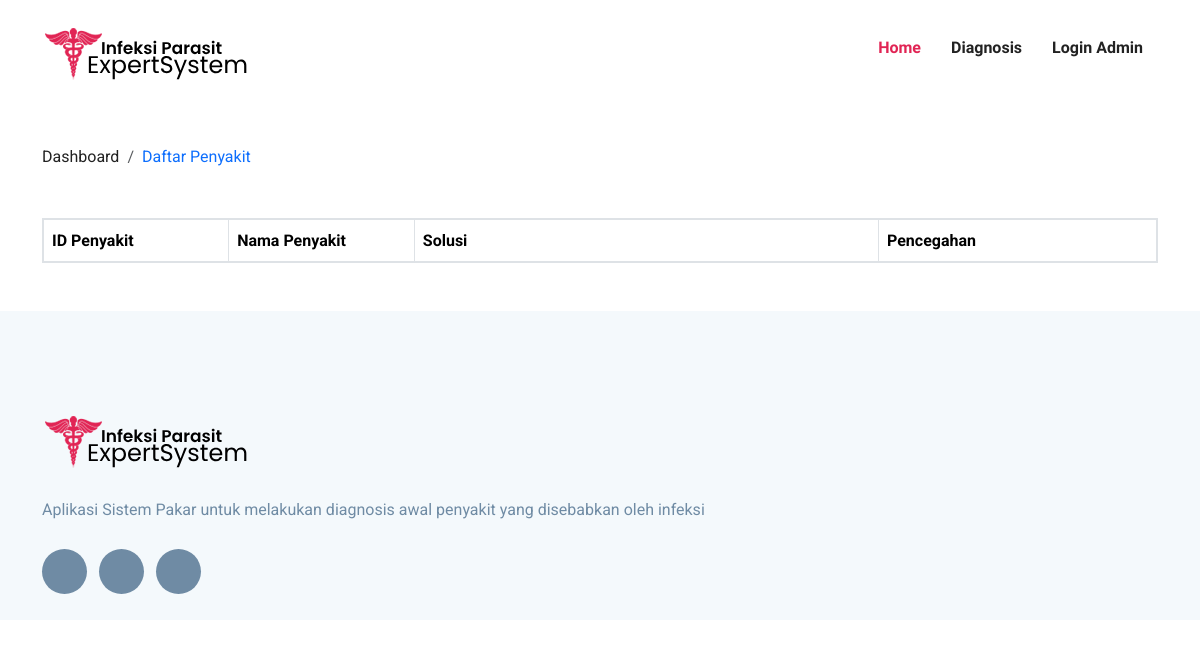
The page /penyakit/ on the database as committed earlier.
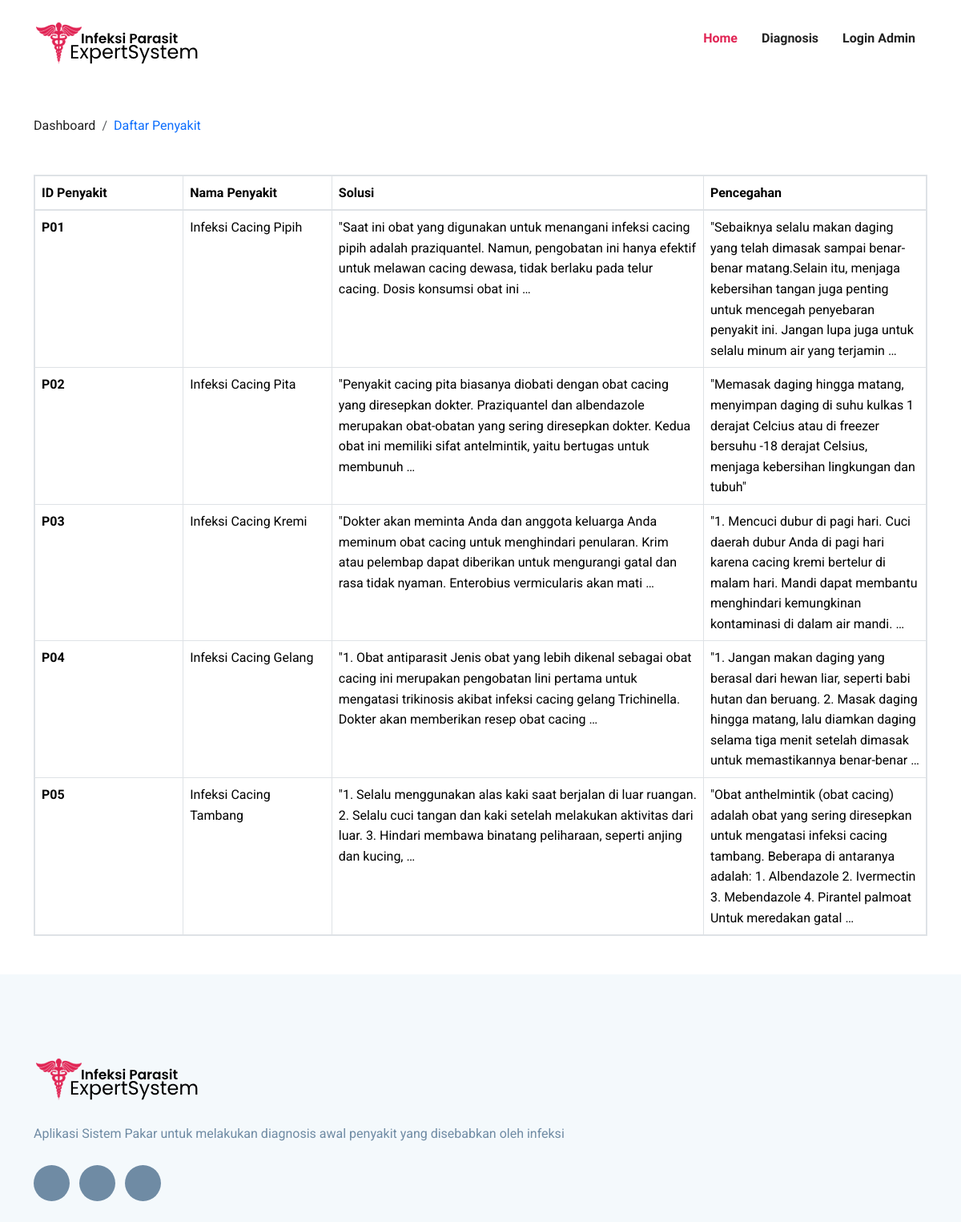
The same page on the database as committed later.
### DomainPakar/models.py (models this page shows, shortened)
class Penyakit(models.Model):
    IDPenyakit = models.CharField(max_length=4, null=True, blank=True)
    NamaPenyakit = models.CharField(max_length=100, null=True, blank=True)
    Definisi = models.TextField(null=True, blank=True)
    Solusi = models.TextField(null=True, blank=True)
    Pencegahan = models.TextField(null=True, blank=True)
    GejalaPenyakit = models.ManyToManyField(Gejala, blank=True)

### DomainPakar/views.py (the view, shortened to what this page needs)
# urls.py: path('penyakit/', PakarViews.penyakitView),
def penyakitView(request):
    userLogin = request.user.is_authenticated and request.user.is_superuser
    penyakitObj = Penyakit.objects.all()
    gejalaObj = Gejala.objects.all()
    contexts = {
        'login': userLogin,
        'penyakits': penyakitObj,
        'gejalas': gejalaObj
    }
    return render(request=request, context=contexts, template_name='penyakit.html')

### DomainPakar/templates/penyakit.html (shortened to what this page needs)
{% extends 'base.html' %}
{% block content %}
<div class="container">
     <nav class="mt-5" aria-label="breadcrumb">
          <ol class="breadcrumb">
               <li class="breadcrumb-item"><a href="/">Dashboard</a></li>
               <li class="breadcrumb-item text-primary" aria-current="page">Daftar Penyakit</li>
          </ol>
     </nav>
     {% if login %}
     <table class="table my-5 table-bordered table-secondary border-2">
          {% else %}
          <table class="table my-5 table-bordered border-2">
               {% endif %}
               <thead>
                    <tr>
                         <th class="col-2" scope="col">ID Penyakit</th>
                         <th class="col-2" scope="col">Nama Penyakit</th>
                         <th class="col-5" scope="col">Solusi</th>
                         <th class="col-4" scope="col">Pencegahan</th>
                    </tr>
               </thead>
               <tbody>
                    {% for penyakit in penyakits %}
                    <tr>
                         <th scope="row">{{ penyakit.IDPenyakit }}</th>
                         <td>{{ penyakit.NamaPenyakit }}</td>
                         <td>{{ penyakit.Solusi | truncatewords:30 }}</td>
                         <td>{{ penyakit.Pencegahan | truncatewords:30 }}</td>
                    </tr>
                    {% endfor %}
               </tbody>
          </table>
</div>
{% endblock %}

### templates/base.html (shortened to what this page needs)
{% load static %}
<!DOCTYPE html>
<html lang="en">
<head>
	<link rel="stylesheet" href="{% static 'plugins/bootstrap/bootstrap.min.css' %}">
	<link rel="stylesheet" href="{% static 'plugins/icofont/icofont.min.css' %}">
	<link rel="stylesheet" href="{% static 'plugins/slick-carousel/slick/slick.css' %}">
	<link rel="stylesheet" href="{% static 'plugins/slick-carousel/slick/slick-theme.css' %}">
	<link href="https://cdn.jsdelivr.net/npm/bootstrap@5.3.2/dist/css/bootstrap.min.css" rel="stylesheet"
>
	<link rel="stylesheet" href="{% static 'css/style.css' %}">
</head>
<body id="top">
	<header>
		<nav class="navbar navbar-expand-lg navigation" id="navbar">
			<div class="container">
				<a class="navbar-brand" href="/">
					{% if user.username == 'admin' %}
					<img src="{% static 'images/logoAdmin.png' %}" alt="" class="img-fluid">
					{% else %}
					<img src="{% static 'images/logo.png' %}" alt="" class="img-fluid">
					{% endif %}
				</a>
				<div class="collapse navbar-collapse" id="navbarmain">
					<ul class="navbar-nav ml-auto">
						{% if login %}
						<li class="nav-item"><a class="nav-link" href="/dashboard">Dashboard</a></li>
						<li class="nav-item"><a class="nav-link" href="/rekam-medis">Riwayat Medis</a></li>
						<li class="nav-item dropdown">
							<a class="nav-link dropdown-toggle" href="#" role="button" data-bs-toggle="dropdown"
								aria-expanded="false">
								Knowledge Base <i class="bi bi-caret-down-square"></i>
							</a>
							<ul class="dropdown-menu">
								<li><a class="nav-link" href="/gejala">Daftar Gejala</a></li>
								<li><a class="nav-link" href="/penyakit">Daftar Penyakit</a></li>
								<li><a class="nav-link" href="/certain-factor">Nilai CF</a></li>
								<li>
									<hr class="dropdown-divider">
								</li>
							</ul>
						</li>
						<li class="nav-item"><a class="nav-link" href="/logout">logout <i
									class="bi bi-box-arrow-right"></i></a></li>
						{% else %}
						<li class="nav-item active"><a class="nav-link" href="/">Home</a></li>
						<li class="nav-item"><a class="nav-link" href="/konsultasi">Diagnosis</a></li>
						<li class="nav-item"><a class="nav-link" href="/login">login Admin</a></li>
						{% endif %}
					</ul>
				</div>
			</div>
		</nav>
	</header>
	{% block content %}
	{% endblock %}
	<footer class="footer section gray-bg">
		<div class="container">
			<div class="row">
				<div class="col-lg-12 col-sm-6">
					<div class="widget mb-5 mb-lg-0">
						<div class="logo mb-4">
							<img src="{% static 'images/logo.png' %}" alt="" class="img-fluid">
						</div>
						<p>Aplikasi Sistem Pakar untuk melakukan diagnosis awal penyakit yang disebabkan oleh
							infeksi</p>
						<ul class="list-inline footer-socials mt-4">
							<li class="list-inline-item">
								<a href=""><i class="icofont-facebook"></i></a>
							</li>
							<li class="list-inline-item">
								<a href=""><i class="icofont-twitter"></i></a>
							</li>
							<li class="list-inline-item">
								<a href=""><i class="icofont-linkedin"></i></a>
							</li>
						</ul>
					</div>
				</div>
			</div>
		</div>
	</footer>
	{% load sweetify %}
</body>
</html>

### static/css/style.css (style rules this page uses)
html { overflow-x: hidden; }
body { line-height: 1.6; font-family: "Roboto", sans-serif; -webkit-font-smoothing: antialiased; font-size: 16px; color: #6F8BA4; font-weight: 400; overflow-x: hidden; }
p { line-height: 30px; }
.section { padding: 100px 0; }
a { color: #222; text-decoration: none; transition: all 0.35s ease; }
.gray-bg { background: #f4f9fc; }
#navbarmain .nav-link { font-weight: 600; padding: 15px 15px; color: #222; font-family: "Exo", sans-serif; text-transform: capitalize; font-size: 16px; transition: all 0.25s ease; }
#navbarmain .nav-link:hover, #navbarmain .active .nav-link { color: #e12454; }
.navbar-brand { margin-top: 10px; }
.footer { padding-bottom: 10px; }
.logo { font-weight: 600; letter-spacing: 1px; }
.footer-socials li a { width: 45px; height: 45px; background: #6F8BA4; color: #fff; display: inline-block; text-align: center; border-radius: 100%; padding-top: 12px; }

Rows that differ between the two databases and show on the page:
added Penyakit: IDPenyakit "P01", NamaPenyakit "Infeksi Cacing Pipih", Solusi "\"Saat ini obat yang digunakan untuk menangani infeksi cacing pipih adalah praziquantel. Namun, pengobatan ini hanya efektif untuk melawan cacing dewasa, tidak berlaku pada telur cacing. Dosis konsumsi obat ini …", Pencegahan "\"Sebaiknya selalu makan daging yang telah dimasak sampai benar-benar matang.Selain itu, menjaga kebersihan tangan juga penting untuk mencegah penyebaran penyakit ini. Jangan lupa juga untuk selalu minum air yang terjamin …"
added Penyakit: IDPenyakit "P02", NamaPenyakit "Infeksi Cacing Pita", Solusi "\"Penyakit cacing pita biasanya diobati dengan obat cacing yang diresepkan dokter. Praziquantel dan albendazole merupakan obat-obatan yang sering diresepkan dokter. Kedua obat ini memiliki sifat antelmintik, yaitu bertugas untuk membunuh …", Pencegahan "\"Memasak daging hingga matang, menyimpan daging di suhu kulkas 1 derajat Celcius atau di freezer bersuhu -18 derajat Celsius, menjaga kebersihan lingkungan dan tubuh\""
added Penyakit: IDPenyakit "P03", NamaPenyakit "Infeksi Cacing Kremi", Solusi "\"Dokter akan meminta Anda dan anggota keluarga Anda meminum obat cacing untuk menghindari penularan. Krim atau pelembap dapat diberikan untuk mengurangi gatal dan rasa tidak nyaman. Enterobius vermicularis akan mati …", Pencegahan "\"1. Mencuci dubur di pagi hari. Cuci daerah dubur Anda di pagi hari karena cacing kremi bertelur di malam hari. Mandi dapat membantu menghindari kemungkinan kontaminasi di dalam air mandi. …"
added Penyakit: IDPenyakit "P04", NamaPenyakit "Infeksi Cacing Gelang", Solusi "\"1. Obat antiparasit Jenis obat yang lebih dikenal sebagai obat cacing ini merupakan pengobatan lini pertama untuk mengatasi trikinosis akibat infeksi cacing gelang Trichinella. Dokter akan memberikan resep obat cacing …", Pencegahan "\"1. Jangan makan daging yang berasal dari hewan liar, seperti babi hutan dan beruang. 2. Masak daging hingga matang, lalu diamkan daging selama tiga menit setelah dimasak untuk memastikannya benar-benar …"
added Penyakit: IDPenyakit "P05", NamaPenyakit "Infeksi Cacing Tambang", Solusi "\"1. Selalu menggunakan alas kaki saat berjalan di luar ruangan. 2. Selalu cuci tangan dan kaki setelah melakukan aktivitas dari luar. 3. Hindari membawa binatang peliharaan, seperti anjing dan kucing, …", Pencegahan "\"Obat anthelmintik (obat cacing) adalah obat yang sering diresepkan untuk mengatasi infeksi cacing tambang. Beberapa di antaranya adalah: 1. Albendazole 2. Ivermectin 3. Mebendazole 4. Pirantel palmoat Untuk meredakan gatal …"
